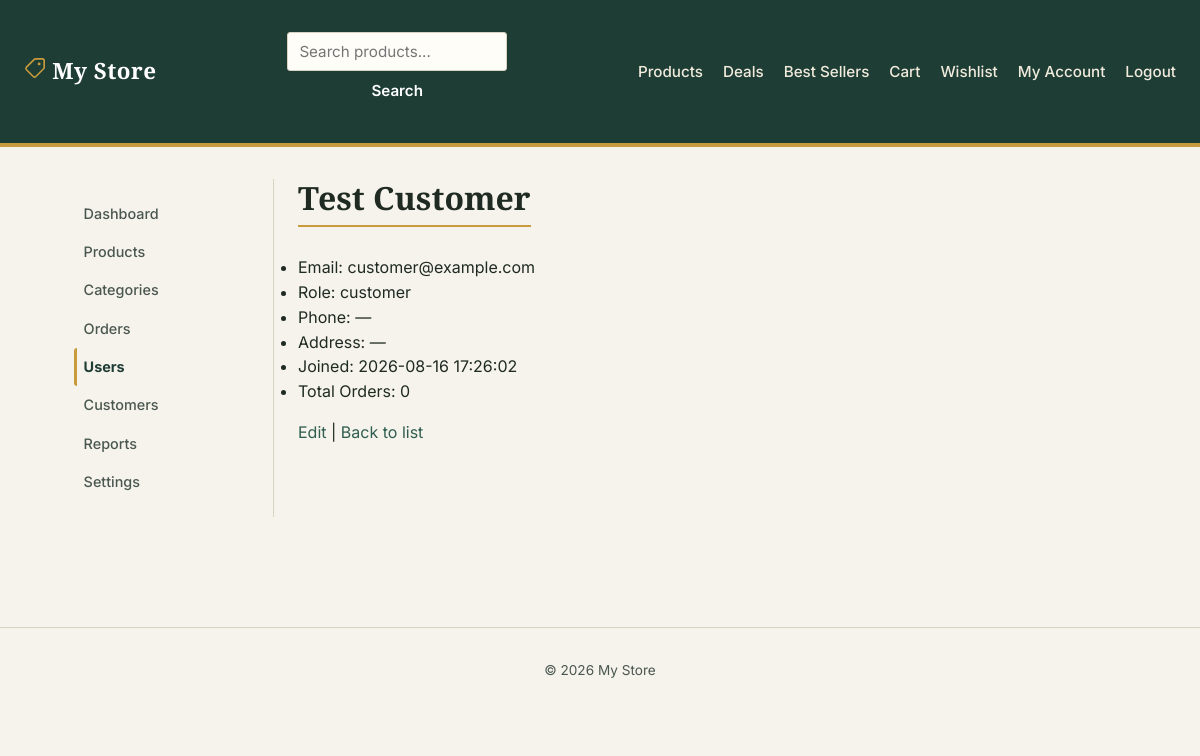
The page /admin/users/view.php?id=2 (signed in) on the database its author committed.
### tables this page shows
CREATE TABLE settings (
    `key`   VARCHAR(100) PRIMARY KEY,
    `value` VARCHAR(255) NOT NULL
);

CREATE TABLE users (
    id            INT AUTO_INCREMENT PRIMARY KEY,
    name          VARCHAR(100)        NOT NULL,
    email         VARCHAR(150)        NOT NULL UNIQUE,
    password_hash VARCHAR(255)        NOT NULL,
    role          ENUM('customer','admin') NOT NULL DEFAULT 'customer',
    phone         VARCHAR(30)         NULL,
    address       VARCHAR(255)        NULL,
    created_at    TIMESTAMP           NOT NULL DEFAULT CURRENT_TIMESTAMP
);

### includes/functions.php (called while the page is built, shortened)
<?php
function sanitize(string $value): string
{
    return htmlspecialchars(trim($value), ENT_QUOTES, 'UTF-8');
}
function get_setting(string $key, string $default = ''): string
{
    global $pdo;
    static $cache = null;
    if ($cache === null) {
        $cache = [];
        $rows = $pdo->query('SELECT `key`, `value` FROM settings')->fetchAll();
        foreach ($rows as $row) {
            $cache[$row['key']] = $row['value'];
        }
    }
    return $cache[$key] ?? $default;
}

### includes/auth.php (called while the page is built, shortened)
<?php
function is_logged_in(): bool
{
    return !empty($_SESSION['user_id']);
}

### admin/users/view.php (the view, shortened to what this page needs)
<?php
require_once __DIR__ . '/../../includes/admin-auth.php';
$id = (int) ($_GET['id'] ?? 0);
$stmt = $pdo->prepare('SELECT id, name, email, role, phone, address, created_at FROM users WHERE id = ?');
$stmt->execute([$id]);
$user = $stmt->fetch();
$stmt = $pdo->prepare('SELECT COUNT(*) AS cnt FROM orders WHERE user_id = ?');
$stmt->execute([$id]);
$orderCount = (int) $stmt->fetch()['cnt'];
include __DIR__ . '/../../includes/header.php';
include __DIR__ . '/../../includes/sidebar.php';
?>
<h1><?= sanitize($user['name']) ?></h1>
<ul>
    <li>Email: <?= sanitize($user['email']) ?></li>
    <li>Role: <?= sanitize($user['role']) ?></li>
    <li>Phone: <?= sanitize($user['phone'] ?? '—') ?></li>
    <li>Address: <?= sanitize($user['address'] ?? '—') ?></li>
    <li>Joined: <?= sanitize($user['created_at']) ?></li>
    <li>Total Orders: <?= $orderCount ?></li>
</ul>
<p>
    <a href="<?= BASE_URL ?>/admin/users/edit.php?id=<?= $user['id'] ?>">Edit</a> |
    <a href="<?= BASE_URL ?>/admin/users/index.php">Back to list</a>
</p>
<?php include __DIR__ . '/../../includes/footer.php'; ?>

### includes/navbar.php (shortened to what this page needs)
<nav class="navbar">
    <a class="navbar-brand" href="<?= BASE_URL ?>/index.php">
        <?= sanitize(get_setting('site_name', SITE_NAME)) ?>
    </a>
    <form action="<?= BASE_URL ?>/products/search.php" method="get" class="navbar-search">
        <input type="text" name="q" placeholder="Search products..." value="<?= sanitize($_GET['q'] ?? '') ?>">
        <button type="submit">Search</button>
    </form>
    <ul class="navbar-links">
        <li><a href="<?= BASE_URL ?>/products/index.php">Products</a></li>
        <li><a href="<?= BASE_URL ?>/products/deals.php">Deals</a></li>
        <li><a href="<?= BASE_URL ?>/products/best-sellers.php">Best Sellers</a></li>
        <li><a href="<?= BASE_URL ?>/cart/index.php">Cart</a></li>
        <?php if (is_logged_in()): ?>
            <li><a href="<?= BASE_URL ?>/account/wishlist.php">Wishlist</a></li>
            <li><a href="<?= BASE_URL ?>/account/index.php">My Account</a></li>
            <li><a href="<?= BASE_URL ?>/auth/logout.php">Logout</a></li>
        <?php else: ?>
            <li><a href="<?= BASE_URL ?>/auth/signin.php" class="btn-signin">Sign In</a></li>
        <?php endif; ?>
    </ul>
</nav>

### assets/css/style.css (style rules this page uses)
:root { --color-bg: #F6F3EC; --color-surface: #FFFDF8; --color-ink: #1E2A22; --color-ink-soft: #4A5750; --color-accent: #C89B3C; --color-accent-dk: #8F6C24; --color-forest: #2F5D50; --color-forest-dk: #1E3D34; --color-line: #D8D2C0; --color-danger: #B3261E; --color-danger-bg: #FBEAE9; --color-success: #2F6B4F; --color-success-bg:#E7F1EB; --font-display: 'Zilla Slab', Georgia, serif; --font-body: 'Inter', -apple-system, BlinkMacSystemFont, sans-serif; --font-mono: 'IBM Plex Mono', 'Courier New', monospace; --radius: 3px; --shadow-card: 0 1px 2px rgba(30, 42, 34, 0.06); }
* { box-sizing: border-box; }
body { margin: 0; font-family: var(--font-body); background: var(--color-bg); color: var(--color-ink); line-height: 1.55; }
h1, h2, h3 { font-family: var(--font-display); color: var(--color-ink); line-height: 1.2; margin: 0 0 .75rem; }
h1 { font-size: 2rem; border-bottom: 2px solid var(--color-accent); padding-bottom: .5rem; display: inline-block; }
p { margin: 0 0 1rem; }
a { color: var(--color-forest); text-decoration: none; }
.navbar { display: flex; align-items: center; justify-content: space-between; gap: 1rem; padding: 1rem 1.5rem; background: var(--color-forest-dk); border-bottom: 4px solid var(--color-accent); }
.navbar-brand { font-family: var(--font-display); font-size: 1.4rem; font-weight: 600; color: #fff !important; letter-spacing: .02em; }
.navbar-search { display: flex; gap: 0; }
.navbar-search input { border-radius: var(--radius) 0 0 var(--radius); border-right: none; width: 220px; }
.navbar-search button { border-radius: 0 var(--radius) var(--radius) 0; margin: 0; }
.navbar-links { display: flex; list-style: none; gap: 1.25rem; margin: 0; padding: 0; }
.navbar-links a { color: #F0EBDD; font-weight: 500; font-size: .95rem; }
form { display: flex; flex-direction: column; max-width: 380px; gap: .4rem; margin: 1rem 0; }
input, select, textarea, button { font-family: var(--font-body); font-size: .95rem; }
input[type=text], input[type=email], input[type=password], input[type=number], input[type=tel], select, textarea { padding: .55rem .7rem; border: 1px solid var(--color-line); border-radius: var(--radius); background: var(--color-surface); color: var(--color-ink); }
button, input[type=submit] { margin-top: 1rem; padding: .6rem 1.1rem; border: 1px solid var(--color-forest-dk); border-radius: var(--radius); background: var(--color-forest-dk); color: #fff; font-weight: 600; cursor: pointer; transition: background .15s ease; }

### rows shown on the page
settings: key "My Store"
users: name "Test Customer", email "customer@example.com", role "customer", phone "—", address "—", created_at "2026-08-16 17:26:02"

### other values the page prints
$label "Dashboard"
$label "Products"
$label "Categories"
$label "Orders"
$label "Users"
$label "Customers"
$label "Reports"
$label "Settings"
$orderCount "0"
get_setting('site_name', SITE_NAME) "My Store"
